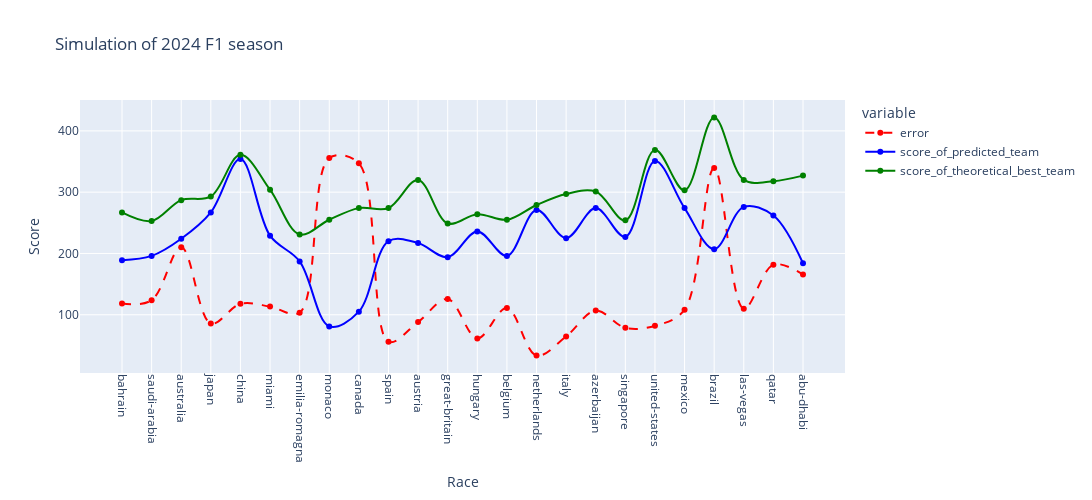

Notebook code cell kept with this figure:
### Code cell
fig = px.line(df, x='race', y=df.columns[1:4], title="Simulation of 2024 F1 season", height = 500, width=1200, 
              labels={"race": "Race", "value": "Score"}, line_shape = "spline", markers=True,
              color_discrete_sequence=["red", "blue", "green"],
            #   line_dash_map={'error': 'dash'},
              line_dash_sequence=["solid", "dot", "dot"],
              )
fig.update_xaxes(tickangle=90)
fig.update_traces(
    selector={"name": "error"}, 
    line={"dash": "dash"}
)
fig.show()

### Figure 1 — Plotly figure (JSON) as saved in the notebook; plotly's stock layout.template omitted (floating-point values rounded to 4 significant figures)
{"data": [{"hovertemplate": "variable=error<br>Race=%{x}<br>Score=%{y}<extra></extra>", "legendgroup": "error", "line": {"color": "red", "dash": "dash", "shape": "spline"}, "marker": {"symbol": "circle"}, "mode": "lines+markers", "name": "error", "orientation": "v", "showlegend": true, "type": "scatter", "x": ["bahrain", "saudi-arabia", "australia", "japan", "china", "miami", "emilia-romagna", "monaco", "canada", "spain", "austria", "great-britain", "hungary", "belgium", "netherlands", "italy", "azerbaijan", "singapore", "united-states", "mexico", "brazil", "las-vegas", "qatar", "abu-dhabi"], "xaxis": "x", "y": [118.5, 123.7, 210.2, 85.7, 117.8, 113.3, 103.3, 355.9, 347.1, 55.95, 88.15, 125.7, 61.45, 110.9, 33.35, 64.65, 106.8, 78.6, 81.9, 108.3, 339.5, 110.0, 181.7, 165.6], "yaxis": "y"}, {"hovertemplate": "variable=score_of_predicted_team<br>Race=%{x}<br>Score=%{y}<extra></extra>", "legendgroup": "score_of_predicted_team", "line": {"color": "blue", "dash": "solid", "shape": "spline"}, "marker": {"symbol": "circle"}, "mode": "lines+markers", "name": "score_of_predicted_team", "orientation": "v", "showlegend": true, "type": "scatter", "x": ["bahrain", "saudi-arabia", "australia", "japan", "china", "miami", "emilia-romagna", "monaco", "canada", "spain", "austria", "great-britain", "hungary", "belgium", "netherlands", "italy", "azerbaijan", "singapore", "united-states", "mexico", "brazil", "las-vegas", "qatar", "abu-dhabi"], "xaxis": "x", "y": [189.0, 196.0, 224.0, 267.0, 354.0, 229.0, 187.0, 81.0, 105.0, 220.0, 217.0, 194.0, 236.0, 196.0, 271.0, 225.0, 274.0, 227.0, 351.0, 274.0, 207.0, 276.0, 262.0, 184.0], "yaxis": "y"}, {"hovertemplate": "variable=score_of_theoretical_best_team<br>Race=%{x}<br>Score=%{y}<extra></extra>", "legendgroup": "score_of_theoretical_best_team", "line": {"color": "green", "dash": "solid", "shape": "spline"}, "marker": {"symbol": "circle"}, "mode": "lines+markers", "name": "score_of_theoretical_best_team", "orientation": "v", "showlegend": true, "type": "scatter", "x": ["bahrain", "saudi-arabia", "australia", "japan", "china", "miami", "emilia-romagna", "monaco", "canada", "spain", "austria", "great-britain", "hungary", "belgium", "netherlands", "italy", "azerbaijan", "singapore", "united-states", "mexico", "brazil", "las-vegas", "qatar", "abu-dhabi"], "xaxis": "x", "y": [267.0, 253.0, 287.0, 293.0, 361.0, 304.0, 231.0, 255.0, 274.0, 274.0, 320.0, 249.0, 264.0, 255.0, 279.0, 297.0, 301.0, 254.0, 369.0, 303.0, 422.0, 320.0, 318.0, 327.0], "yaxis": "y"}], "layout": {"height": 500, "legend": {"title": {"text": "variable"}, "tracegroupgap": 0}, "title": {"text": "Simulation of 2024 F1 season"}, "width": 1200, "xaxis": {"anchor": "y", "domain": [0, 1], "tickangle": 90, "title": {"text": "Race"}}, "yaxis": {"anchor": "x", "domain": [0, 1], "title": {"text": "Score"}}}}
